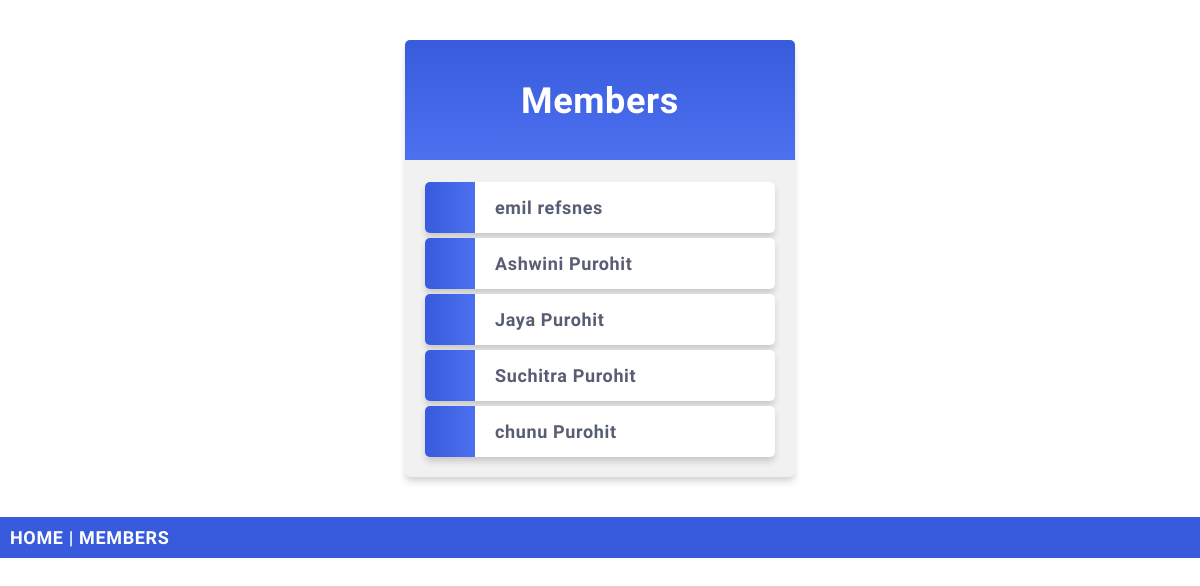
Before: /members/ with the older database file.
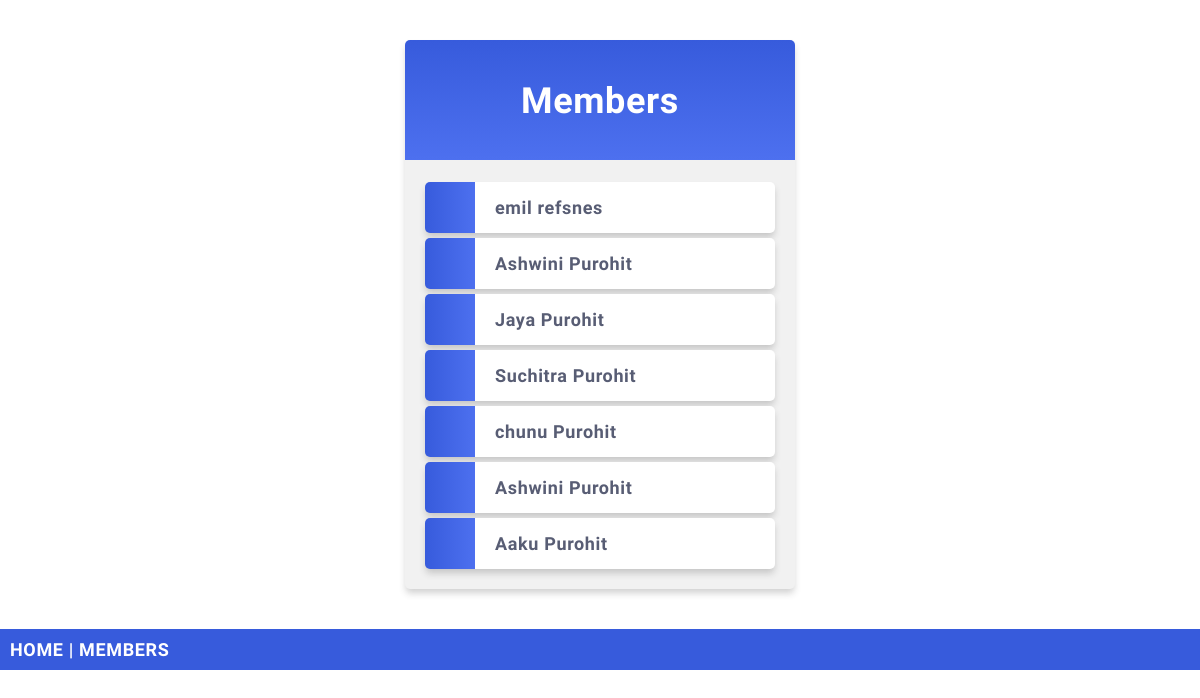
After: the same page with the newer database file.
### members/models.py (models this page shows, shortened)
class Member(models.Model):
    firstname = models.CharField(max_length=255)
    lastname = models.CharField(max_length=255)
    phone = models.IntegerField(null=True)
    joined_date = models.DateField(null=True)
    slug = models.SlugField(default="", null=False)

### members/views.py (the view)
# urls.py: path("", include("members.urls")),
def members(request):
    mymembers = Member.objects.all()
    return render(request, "allmembers.html", {
        "mymembers": mymembers,
    })

### members/templates/allMembers.html (shortened to what this page needs)
{% extends "master.html" %}
{% block content %}
  <div class="mycard">
    <h1>Members</h1>
    <ul>
      {% for x in mymembers %}
        <li onclick="window.location = 'details/{{ x.id }}'">{{ x.firstname }} {{ x.lastname }}</li>
      {% endfor %}
    </ul>
  </div>
{% endblock %}

### members/templates/master.html (shortened to what this page needs)
{% load static%}
<!DOCTYPE html>
<html>
<head>
    <link rel="stylesheet" href="{%static 'mystyle.css'%}">
</head>
<body>
{% block content %}
{% endblock %}
<div class="topnav">
  <a href="/">HOME</a> |
  <a href="/members">MEMBERS</a>
</div>
</body>
</html>

### mystaticfiles/mystyle.css (style rules this page uses)
body { margin: 0; font: 600 18px 'Source Sans Pro', sans-serif; letter-spacing: 0.64px; color: #585d74; }
.topnav { background-color: #375BDC; color: #ffffff; padding: 10px; }
.topnav a:link, .topnav a:visited { text-decoration: none; color: #ffffff; }
.mycard { background-color: #f1f1f1; background-image: linear-gradient(to bottom, #375BDC, #4D70EF); background-size: 100% 120px; background-repeat: no-repeat; margin: 40px auto; width: 350px; border-radius: 5px; box-shadow: 0 5px 7px -1px rgba(51, 51, 51, 0.23); padding: 20px; }
.mycard h1 { text-align: center; color: #ffffff; margin: 20px 0 60px 0; }
ul { list-style-type: none; padding: 0; margin: 0; }
li { background-color: #ffffff; background-image: linear-gradient(to right, #375BDC, #4D70EF); background-size: 50px 60px; background-repeat: no-repeat; cursor: pointer; transition: transform .25s; border-radius: 5px; box-shadow: 0 5px 7px -1px rgba(51, 51, 51, 0.23); padding: 15px; padding-left: 70px; margin-top: 5px; }
a:link, a:visited { color: #375BDC; }

Changed rows visible on the page:
added Member: firstname "Ashwini", lastname "Purohit"
added Member: firstname "Aaku", lastname "Purohit"
